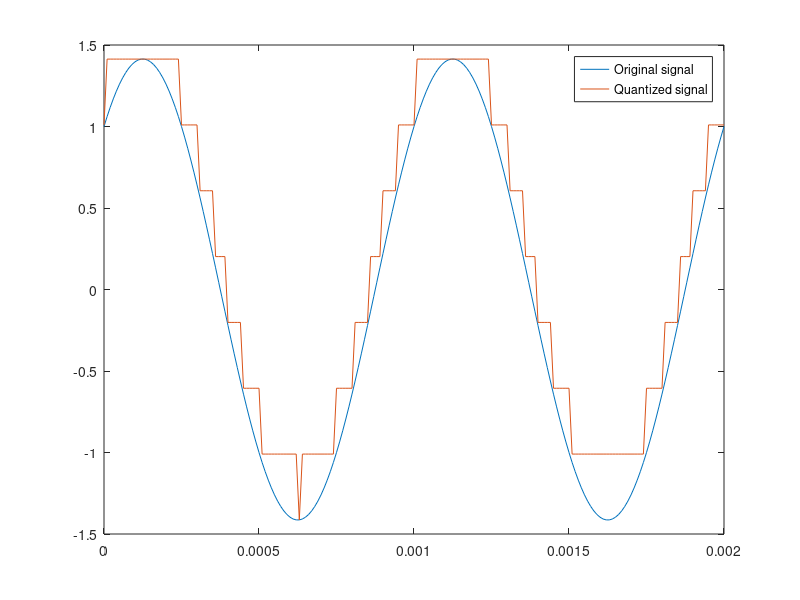

Write MATLAB code to recreate this figure.
Ts=0.0001;
t=0:.00001:20*Ts;
sig=sin(2000*pi*t)+cos(2000*pi*t);
maxsig=max(sig); %signal max
interv=2*maxsig/(2^3-1); %interval length for 8 levels resolution
u=maxsig+interv;
partition = [-maxsig:interv:maxsig]; 
codebook = [-maxsig:interv:u]; 
[index,quants] = quantiz(sig,partition,codebook); % Quantize.
plot(t,sig,'-',t,quants,'-');
legend('Original signal','Quantized signal');